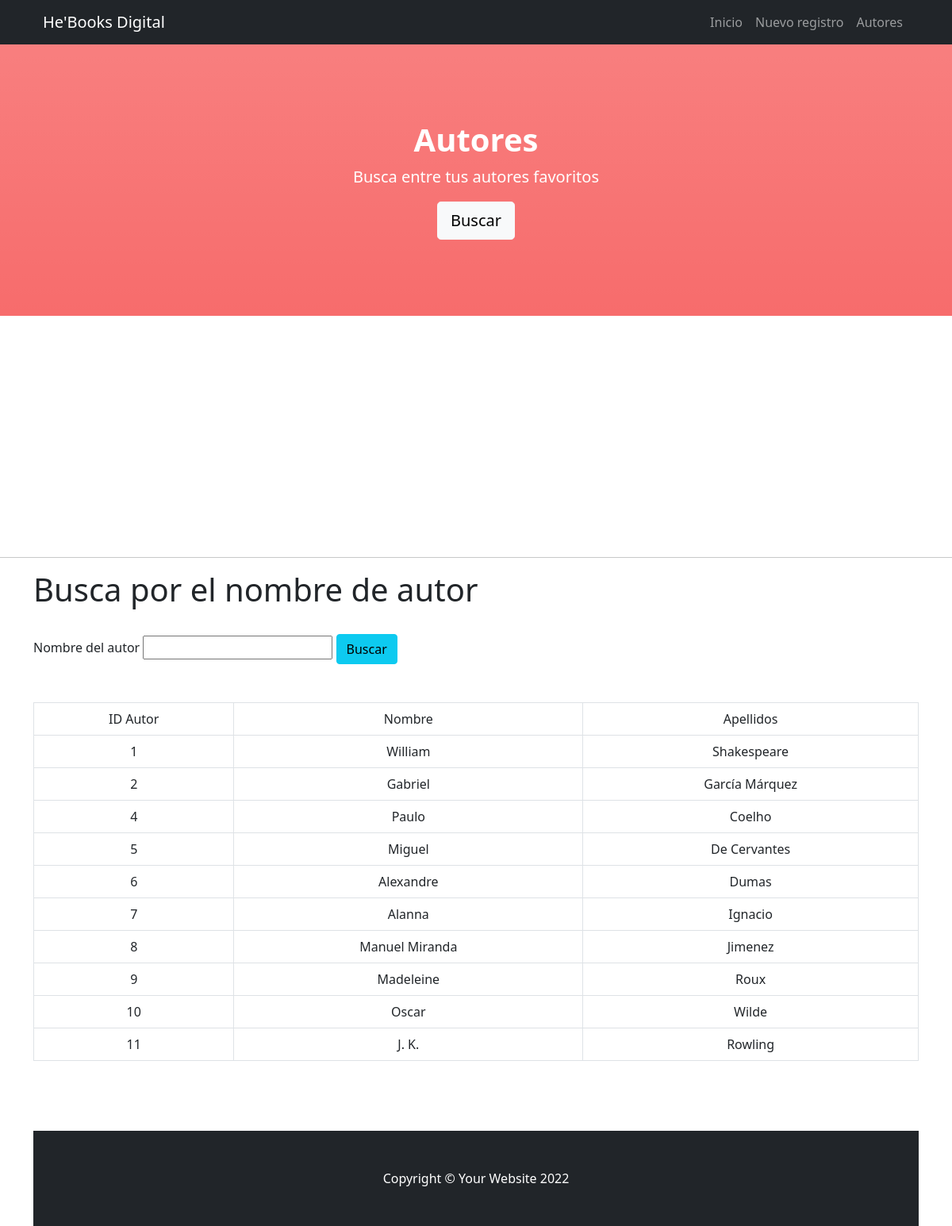
Screenshot of /autores.php with the database file from the repository.
### tables this page shows
CREATE TABLE `autores` (
  `Id_autor` int(11) NOT NULL,
  `Nombre_aut` varchar(50) NOT NULL,
  `Apellidos` varchar(50) NOT NULL
);

### bd/conexion_bd.php (called while the page is built)
<?PHP
class BD_PDO
{
	function Ejecutar_Instruccion($instruccion_sql)
	{
		$host = "localhost";
		$usr  = "root";
		$pwd  = "";
		$db   = "libreriabd";
		try {
				$conexion = new PDO("mysql:host=$host;dbname=$db;port='8080';",$usr,$pwd);
			}
		catch(PDOException $e)
			{
		      echo "Failed to get DB handle: " . $e->getMessage();
		      exit;
		    }
		 $query=$conexion->prepare($instruccion_sql);
		if(!$query)
		{
			return "Error al mostrar";
		}
		else
		{
			$query->execute();
			while ($result = $query->fetch())
			    {
			        $rows[] = $result;
			    }
		}
		return $rows;
	}
}
?>

### autores.php (the view, shortened to what this page needs)
<!DOCTYPE html>
<html lang="en">
    <head>
        <link href="css/styles.css" rel="stylesheet" />
    </head>
    <body id="page-top">
<?php
require 'bd/conexion_bd.php';
 $obj = new BD_PDO();
         $registros = $obj->Ejecutar_Instruccion("select * from autores where Nombre_aut like '%".$_POST['txtbuscar']."%'");
 ?>
        <nav class="navbar navbar-expand-lg navbar-dark bg-dark fixed-top" id="mainNav">
            <div class="container px-4">
                <a class="navbar-brand" href="#page-top">He'Books Digital</a>
                <div class="collapse navbar-collapse" id="navbarResponsive">
                    <ul class="navbar-nav ms-auto">
                        <li class="nav-item"><a class="nav-link" href="index.php">Inicio</a></li>
                        <li class="nav-item"><a class="nav-link" href="#Reseña">Nuevo registro</a></li>
                        <li class="nav-item"><a class="nav-link" href="#opiniones">Autores</a></li>
                    </ul>
                </div>
            </div>
        </nav>
        <header class="bg- bg-gradient text-white" style="background-color: #F76C6C;">
            <div class="container px-4 text-center">
                <h1 class="fw-bolder">Autores</h1>
                <p class="lead">Busca entre tus autores favoritos</p>
                <a class="btn btn-lg btn-light" href="#Reseña">Buscar</a>
            </div>
        </header><br><br><br><br><br><br>
<br><br>
<br><br><br><br><hr>
 <form action="autores.php.#buscar" method="post" class="container" id="opiniones">
        <h1>Busca por el nombre de autor</h1>
        <br>
        <label>Nombre del autor</label>
        <input type="text" name="txtbuscar" id="txtbuscar">
        <input type="submit" name="btnbuscar" id="btnbuscar" value="Buscar" class="btn btn-info">
        <br><br><br>
        <div class="table-responsive">
        <table class="table table-bordered table-ligth" style="border-radius: 20px;">
            <tr align="center">
                <td>ID Autor</td>
                <td>Nombre</td>
                <td>Apellidos</td>
            </tr>
            <?php foreach ($registros as $renglon ) {  ?>
                <tr align="center">
                <td><?php echo $renglon['Id_autor']; ?></td>
                <td><?php echo $renglon['Nombre_aut']; ?></td>
                <td><?php echo $renglon['Apellidos']; ?></td>
            </tr>
        <?php }?>
        </table>
        </form>
        <br><br><br>
            <footer class="py-5 bg-dark" id="fin">
                <div class="container px-4"><p class="m-0 text-center text-white">Copyright &copy; Your Website 2022</p></div>
            </footer>
    </body>
</html>

### rows the page displays
autores: Id_autor "1", Nombre_aut "William", Apellidos "Shakespeare"
autores: Id_autor "2", Nombre_aut "Gabriel", Apellidos "García Márquez"
autores: Id_autor "4", Nombre_aut "Paulo", Apellidos "Coelho"
autores: Id_autor "5", Nombre_aut "Miguel", Apellidos "De Cervantes"
autores: Id_autor "6", Nombre_aut "Alexandre", Apellidos "Dumas"
autores: Id_autor "7", Nombre_aut "Alanna", Apellidos "Ignacio"
autores: Id_autor "8", Nombre_aut "Manuel Miranda", Apellidos "Jimenez"
autores: Id_autor "9", Nombre_aut "Madeleine", Apellidos "Roux"
autores: Id_autor "10", Nombre_aut "Oscar", Apellidos "Wilde"
autores: Id_autor "11", Nombre_aut "J. K.", Apellidos "Rowling"
